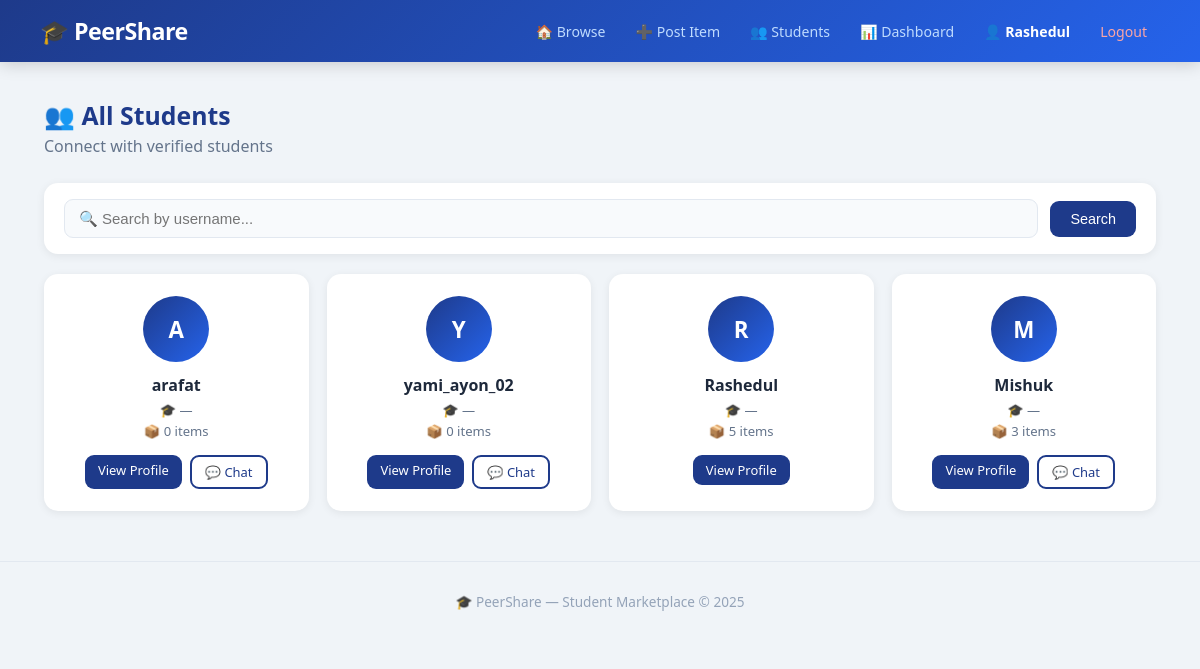
The page /user/all/ (signed in) on the database as committed earlier.
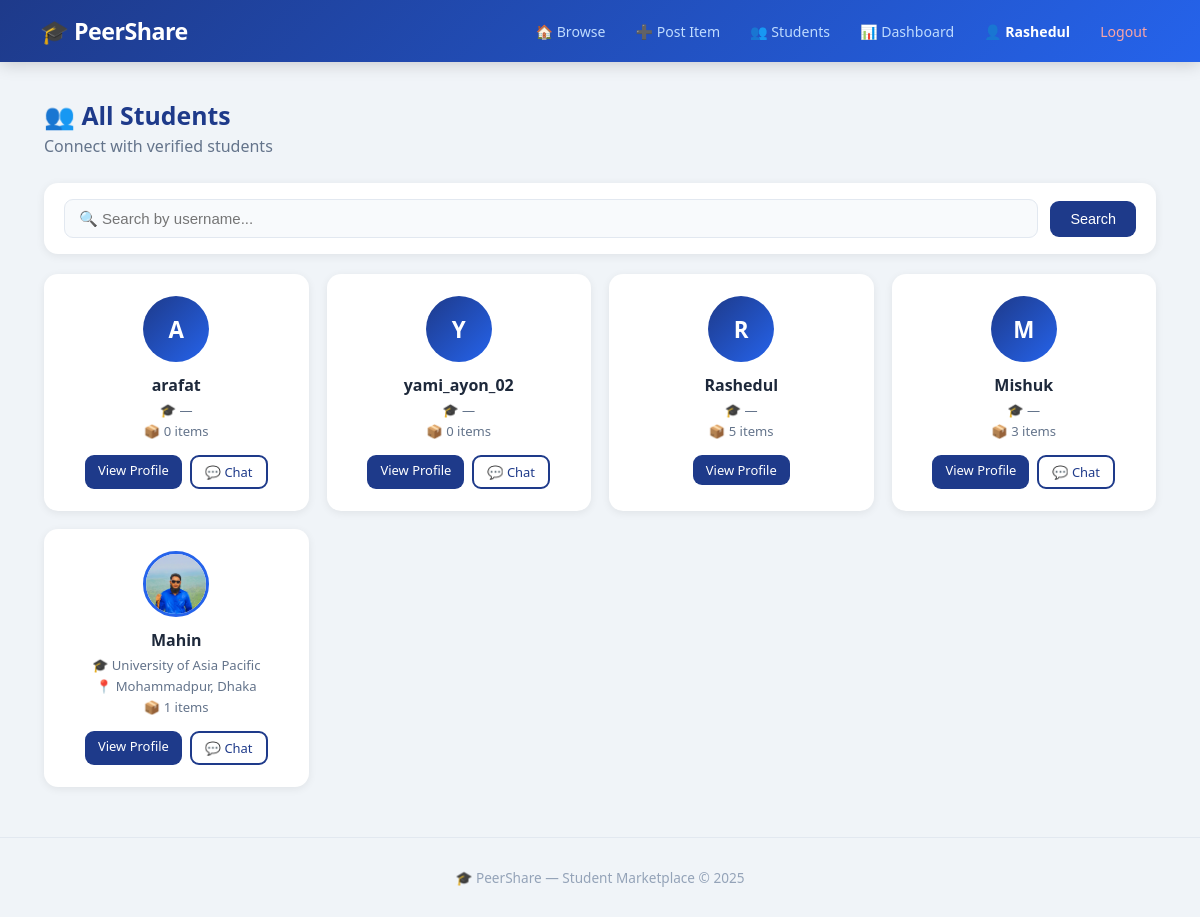
The same page on the database as committed later.
### user/models.py (models this page shows, shortened)
class Profile(models.Model):
    UNIVERSITY_CHOICES = [
        ('farmgate', 'University of Asia Pacific'),
        ('dhaka', 'University of Dhaka'),
        ('buet',  'BUET'),
        ('nsu',   'North South University'),
        ('bracu', 'BRAC University'),
        ('cuet',  'CUET'),
        ('ruet',  'RUET'),
        ('other', 'Other'),
    ]
    user        = models.OneToOneField(
                    settings.AUTH_USER_MODEL,
                    on_delete=models.CASCADE,
                    related_name='profile'
                  )
    bio         = models.TextField(blank=True, null=True)
    profile_pic = models.ImageField(
                    upload_to='profiles/',
                    blank=True, null=True
                  )
    university  = models.CharField(
                    max_length=100,
                    choices=UNIVERSITY_CHOICES,
                    blank=True
                  )
    phone       = models.CharField(max_length=20, blank=True)
    location    = models.CharField(max_length=100, blank=True)
    joined_at   = models.DateTimeField(auto_now_add=True)
    def get_total_items(self):
        return self.user.items.count()

### accounts/models.py (models this page shows, shortened)
class CustomUser(AbstractUser):
    university_email = models.EmailField(
        unique=True,
        blank=True,
        default=''
    )
    is_verified = models.BooleanField(default=False)

### user/views.py (the view)
# urls.py: path('all/',             views.all_users,     name='all_users'),
@login_required
def all_users(request):
    search   = request.GET.get('q', '')
    profiles = Profile.objects.select_related('user').all()
    if search:
        profiles = profiles.filter(
            user__username__icontains=search
        )
    return render(request, 'user/all_users.html', {
        'profiles': profiles,
        'search':   search,
    })

### templates/user/all_users.html (shortened to what this page needs)
{% extends 'base.html' %}
{% block content %}
<div class="page-head">
  <div>
    <h2>👥 All Students</h2>
    <p>Connect with verified students</p>
  </div>
</div>
<form method="GET" class="search-bar">
  <input type="text" name="q"
         value="{{ search }}"
         placeholder="🔍 Search by username...">
  <button type="submit" class="btn">Search</button>
</form>
<div class="user-grid">
  {% for profile in profiles %}
  <div class="user-card">
    {% if profile.profile_pic %}
      <img src="{{ profile.profile_pic.url }}"
           class="avatar-circle" alt="pic">
    {% else %}
      <div class="avatar-circle-placeholder">
        {{ profile.user.username|first|upper }}
      </div>
    {% endif %}
    <div class="user-card-info">
      <h4>{{ profile.user.username }}</h4>
      <p>🎓 {{ profile.get_university_display|default:"—" }}</p>
      {% if profile.location %}
        <p>📍 {{ profile.location }}</p>
      {% endif %}
      <p>📦 {{ profile.get_total_items }} items</p>
    </div>
    <div class="user-card-btns">
      <a href="/user/{{ profile.user.username }}/"
         class="btn small">View Profile</a>
      {% if request.user.is_authenticated and request.user != profile.user %}
        <a href="/chat/{{ profile.user.pk }}/"
           class="btn small outline">💬 Chat</a>
      {% endif %}
    </div>
  </div>
  {% empty %}
    <p class="empty-msg">No students found.</p>
  {% endfor %}
</div>
{% endblock %}

Rows that differ between the two databases and show on the page:
added Profile: profile_pic (picture), user.username "Mahin", university "University of Asia Pacific", location "Mohammadpur, Dhaka", get_total_items "1"
